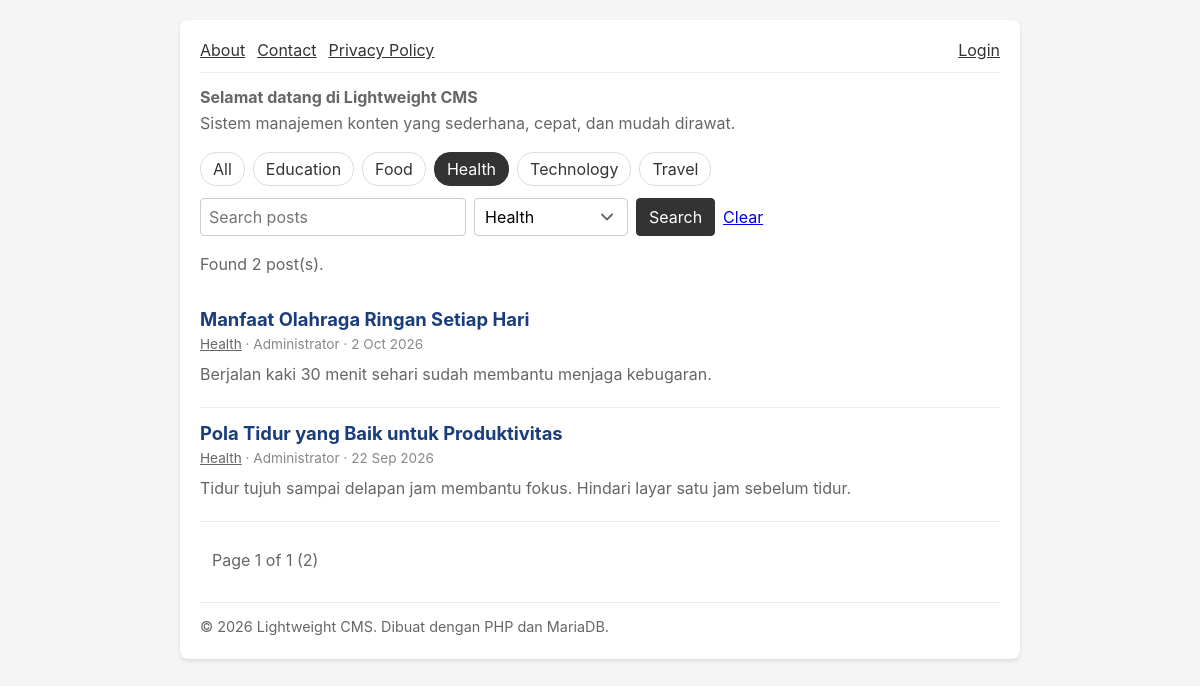
The app's page /index.php?category=4 with its own data.
### tables this page shows
CREATE TABLE IF NOT EXISTS t_single (
    id INT AUTO_INCREMENT PRIMARY KEY,
    user_id INT NOT NULL,
    title VARCHAR(255) NOT NULL,
    content MEDIUMTEXT NOT NULL,
    status ENUM('draft', 'published') NOT NULL DEFAULT 'draft',
    created_at DATETIME NOT NULL DEFAULT CURRENT_TIMESTAMP,
    updated_at DATETIME NOT NULL DEFAULT CURRENT_TIMESTAMP ON UPDATE CURRENT_TIMESTAMP,
    INDEX idx_single_status (status),
    FOREIGN KEY (user_id) REFERENCES t_user (id) ON DELETE RESTRICT
);

CREATE TABLE IF NOT EXISTS t_setting (
    id INT AUTO_INCREMENT PRIMARY KEY,
    setting_key VARCHAR(50) NOT NULL UNIQUE,
    setting_value TEXT NOT NULL
);

CREATE TABLE IF NOT EXISTS t_category (
    id INT AUTO_INCREMENT PRIMARY KEY,
    name VARCHAR(100) NOT NULL UNIQUE,
    description VARCHAR(255) NULL,
    created_at DATETIME NOT NULL DEFAULT CURRENT_TIMESTAMP,
    updated_at DATETIME NOT NULL DEFAULT CURRENT_TIMESTAMP ON UPDATE CURRENT_TIMESTAMP
);

CREATE TABLE IF NOT EXISTS t_post (
    id INT AUTO_INCREMENT PRIMARY KEY,
    user_id INT NOT NULL,
    category_id INT NULL,
    title VARCHAR(255) NOT NULL,
    content MEDIUMTEXT NOT NULL,
    excerpt VARCHAR(500) NULL,
    status ENUM('draft', 'published') NOT NULL DEFAULT 'draft',
    published_at DATETIME NULL,
    created_at DATETIME NOT NULL DEFAULT CURRENT_TIMESTAMP,
    updated_at DATETIME NOT NULL DEFAULT CURRENT_TIMESTAMP ON UPDATE CURRENT_TIMESTAMP,
    INDEX idx_post_status_published (status, published_at),
    FOREIGN KEY (user_id) REFERENCES t_user (id) ON DELETE RESTRICT,
    FOREIGN KEY (category_id) REFERENCES t_category (id) ON DELETE SET NULL
);

CREATE TABLE IF NOT EXISTS t_user (
    id INT AUTO_INCREMENT PRIMARY KEY,
    username VARCHAR(50) NOT NULL UNIQUE,
    email VARCHAR(100) NOT NULL UNIQUE,
    password_hash VARCHAR(255) NOT NULL,
    display_name VARCHAR(100) NOT NULL,
    bio TEXT NULL,
    role ENUM('admin', 'author') NOT NULL DEFAULT 'author',
    must_change_password TINYINT(1) NOT NULL DEFAULT 0,
    created_at DATETIME NOT NULL DEFAULT CURRENT_TIMESTAMP,
    updated_at DATETIME NOT NULL DEFAULT CURRENT_TIMESTAMP ON UPDATE CURRENT_TIMESTAMP
);

### config/database.php (called while the page is built, shortened)
<?php
function getDatabase() {
    try {
        $dsn = 'mysql:host=' . DB_HOST . ';dbname=' . DB_NAME . ';charset=utf8mb4';
        $pdo = new PDO($dsn, DB_USER, DB_PASS);
        $pdo->setAttribute(PDO::ATTR_ERRMODE, PDO::ERRMODE_EXCEPTION);
        return $pdo;
    } catch (PDOException $e) {
        throw new Exception('Database connection failed: ' . $e->getMessage());
    }
}

### models/single.php (called while the page is built)
<?php
function getPublishedSingles() {
    return getDatabase()->query("SELECT id, title FROM t_single WHERE status = 'published' ORDER BY id")->fetchAll(PDO::FETCH_ASSOC);
}

### utils/auth.php (called while the page is built, shortened)
<?php
function currentUser() {
    static $user = false;
    if ($user === false) {
        $user = null;
    }
    return $user;
}

### utils/image.php (called while the page is built, shortened)
<?php
function settingImages() {
    return [
        'banner' => ['label' => 'Header Banner', 'name' => 'header', 'types' => ['png']],
        'favicon' => ['label' => 'Favicon', 'name' => 'favicon', 'types' => ['png', 'ico']],
    ];
}
function settingImageUrl($key) {
    $images = settingImages();
    $newest = '';
    foreach ($images[$key]['types'] as $type) {
        $fileName = $images[$key]['name'] . '.' . $type;
        $path = SITES_DIR . '/' . $fileName;
    }
    return $newest;
}

### controllers/home.php (called while the page is built, shortened)
<?php
$bannerUrl = settingImageUrl('banner');
$headerText = getSetting('header_text');
$footerText = getSetting('footer_text');
$page_number = isset($_GET['p']) ? (int) $_GET['p'] : 1;
$keyword = isset($_GET['q']) && is_string($_GET['q']) ? mb_substr(trim($_GET['q']), 0, 100) : '';
$categoryId = isset($_GET['category']) && is_string($_GET['category']) && ctype_digit($_GET['category']) ? (int) $_GET['category'] : 0;
$categories = getCategories();
$filterParams = [];
if ($categoryId > 0) {
    $filterParams['category'] = $categoryId;
}
$pagination = getPagination(countPublishedPosts($categoryId, $keyword), $page_number, getPerPage());
$posts = getPublishedPosts($categoryId, $keyword, $pagination['per_page'], $pagination['offset']);

### models/setting.php (called while the page is built, shortened)
<?php
function getSetting($key, $default = '') {
    try {
        $pdo = getDatabase();
        $stmt = $pdo->prepare('SELECT setting_value FROM t_setting WHERE setting_key = ?');
        $stmt->execute([$key]);
        $value = $stmt->fetchColumn();
        return $value === false ? $default : $value;
    } catch (Exception $e) {
        return $default;
    }
}
function getPerPage() {
    $perPage = (int) getSetting('per_page', 5);
    return $perPage > 0 ? $perPage : 5;
}

### utils/html.php (called while the page is built, shortened)
<?php
function sanitizeHtml($html) {
    $doc = new DOMDocument();
    $doc->loadHTML('<?xml encoding="utf-8"?><div id="root">' . $html . '</div>', LIBXML_NOERROR | LIBXML_NOWARNING);
    $root = $doc->getElementById('root');
    $result = '';
    foreach ($root->childNodes as $child) {
        $result .= $doc->saveHTML($child);
    }
    return $result;
}
function cleanHtmlNode($node) {
    foreach (iterator_to_array($node->childNodes) as $child) {
        if ($child->nodeType === XML_TEXT_NODE) {
            continue;
        }
        $tag = strtolower($child->nodeName);
    }
}

### models/category.php (called while the page is built)
<?php
function getCategories() {
    return getDatabase()->query('SELECT id, name FROM t_category ORDER BY name')->fetchAll(PDO::FETCH_ASSOC);
}

### models/post.php (called while the page is built, shortened)
<?php
function publishedPostCondition($categoryId, $keyword) {
    $where = ["p.status = 'published'"];
    $params = [];
    if ($categoryId > 0) {
        $where[] = 'p.category_id = :category_id';
        $params['category_id'] = (int) $categoryId;
    }
    return [' WHERE ' . implode(' AND ', $where), $params];
}
function countPublishedPosts($categoryId, $keyword) {
    [$where, $params] = publishedPostCondition($categoryId, $keyword);
    $stmt = getDatabase()->prepare('SELECT COUNT(*) FROM t_post p' . $where);
    $stmt->execute($params);
    return (int) $stmt->fetchColumn();
}
function getPublishedPosts($categoryId, $keyword, $limit, $offset) {
    [$where, $params] = publishedPostCondition($categoryId, $keyword);
    $sql = 'SELECT p.id, p.title, p.content, p.excerpt, p.category_id, c.name AS category_name, u.display_name AS author_name,
                   COALESCE(p.published_at, p.created_at) AS shown_at
            FROM t_post p
            JOIN t_user u ON u.id = p.user_id
            LEFT JOIN t_category c ON c.id = p.category_id' . $where . '
            ORDER BY shown_at DESC, p.id DESC
            LIMIT :limit OFFSET :offset';
    $stmt = getDatabase()->prepare($sql);
    foreach ($params as $name => $value) {
        $stmt->bindValue(':' . $name, $value);
    }
    $stmt->bindValue(':limit', (int) $limit, PDO::PARAM_INT);
    $stmt->bindValue(':offset', (int) $offset, PDO::PARAM_INT);
    $stmt->execute();
    return $stmt->fetchAll(PDO::FETCH_ASSOC);
}
function postSnippet($post, $length = 200) {
    $excerpt = trim((string) ($post['excerpt'] ?? ''));
    if ($excerpt !== '') {
        return $excerpt;
    }
    $content = preg_replace('/<\/?(?:p|br|div|li|ul|ol|h[1-6]|blockquote|pre|tr|td)\b[^>]*>/i', ' ', (string) $post['content']);
    $text = html_entity_decode(strip_tags($content), ENT_QUOTES, 'UTF-8');
    $text = trim(preg_replace('/\s+/u', ' ', $text));
    return mb_strlen($text) > $length ? mb_substr($text, 0, $length) . '...' : $text;
}

### views/home.php (the view, shortened to what this page needs)
<?php include __DIR__ . '/header.php'; ?>
        <div class="home-bar">
            <nav class="category-menu">
                <a href="index.php" class="<?= $categoryId === 0 ? 'active' : '' ?>">All</a>
                <?php foreach ($categories as $category): ?>
                    <a href="index.php?category=<?= (int) $category['id'] ?>" class="<?= $categoryId === (int) $category['id'] ? 'active' : '' ?>"><?= htmlspecialchars($category['name']) ?></a>
                <?php endforeach; ?>
            </nav>
            <form method="get" action="index.php" class="search-form home-search">
                <input type="text" name="q" value="<?= htmlspecialchars($keyword) ?>" placeholder="Search posts" maxlength="100">
                <select name="category">
                    <?php foreach ($categories as $category): ?>
                        <option value="<?= (int) $category['id'] ?>" <?= $categoryId === (int) $category['id'] ? 'selected' : '' ?>><?= htmlspecialchars($category['name']) ?></option>
                    <?php endforeach; ?>
                </select>
                <button type="submit">Search</button>
                <?php if ($filterParams): ?>
                    <a href="index.php">Clear</a>
                <?php endif; ?>
            </form>
        </div>
        <?php if ($filterParams): ?>
            <p>Found <?= (int) $pagination['total_data'] ?> post(s).</p>
        <?php endif; ?>
        <?php foreach ($posts as $post): ?>
            <article class="post-item">
                <h2><a href="index.php?page=post&amp;id=<?= (int) $post['id'] ?>"><?= htmlspecialchars($post['title']) ?></a></h2>
                <p class="post-meta">
                    <?php if ($post['category_name'] !== null): ?>
                        <a href="index.php?category=<?= (int) $post['category_id'] ?>"><?= htmlspecialchars($post['category_name']) ?></a> &middot;
                    <?php endif; ?>
                    <?= htmlspecialchars($post['author_name']) ?> &middot; <?= htmlspecialchars(date('j M Y', strtotime($post['shown_at']))) ?>
                </p>
                <p><?= htmlspecialchars(postSnippet($post)) ?></p>
            </article>
        <?php endforeach; ?>
        <?= renderPagination($pagination, $filterParams) ?>
<?php include __DIR__ . '/footer.php'; ?>

### views/public-nav.php
<nav class="nav public-nav">
    <div class="public-menu">
        <?php foreach ($publicSingles as $single): ?>
            <a href="index.php?page=single&amp;id=<?= (int) $single['id'] ?>"><?= htmlspecialchars($single['title']) ?></a>
        <?php endforeach; ?>
    </div>
    <div class="public-user">
        <?php if ($navUser): ?>
            <a href="index.php?page=dashboard"><?= htmlspecialchars($navUser['display_name']) ?></a>
        <?php else: ?>
            <a href="index.php?page=login">Login</a>
        <?php endif; ?>
    </div>
</nav>

### views/public-header.php (shortened to what this page needs)
<?php if ($bannerUrl !== '' || trim($headerText) !== ''): ?>
        <header class="site-header">
            <?php if (trim($headerText) !== ''): ?>
                <div class="site-header-text"><?= sanitizeHtml($headerText) ?></div>
            <?php endif; ?>
        </header>
<?php endif; ?>

### views/public-footer.php
<?php if (trim($footerText) !== ''): ?>
        <footer class="site-footer"><?= sanitizeHtml($footerText) ?></footer>
<?php endif; ?>

### public/css/style.css (style rules this page uses)
body { font-family: -apple-system, BlinkMacSystemFont, "Segoe UI", sans-serif; margin: 0; padding: 20px; background: #f5f5f5; }
p { color: #666; line-height: 1.6; }
.nav { display: flex; flex-wrap: wrap; align-items: center; gap: 12px; padding-bottom: 12px; margin-bottom: 12px; border-bottom: 1px solid #eee; }
.nav a { color: #333; }
button { padding: 8px 12px; border: 1px solid #333; border-radius: 4px; background: #333; color: white; font: inherit; cursor: pointer; }
.search-form { display: flex; flex-wrap: wrap; align-items: center; gap: 8px; margin-bottom: 12px; }
.search-form input[type="text"] { flex: 1; min-width: 180px; max-width: 320px; padding: 8px; border: 1px solid #ccc; border-radius: 4px; font: inherit; }
.site-header { margin-bottom: 16px; }
.site-header-text, .site-footer { color: #666; line-height: 1.6; }
.site-header-text > :first-child, .site-footer > :first-child { margin-top: 0; }
.site-header-text > :last-child, .site-footer > :last-child { margin-bottom: 0; }
.site-footer { margin-top: 24px; padding-top: 12px; border-top: 1px solid #eee; font-size: 0.9em; }
.search-form select { padding: 8px 36px 8px 10px; border: 1px solid #ccc; border-radius: 4px; font: inherit; appearance: none; }
.public-nav { justify-content: space-between; }
.public-menu, .public-user { display: flex; flex-wrap: wrap; align-items: center; gap: 12px; }
.home-bar { display: flex; flex-wrap: wrap; align-items: center; justify-content: space-between; gap: 12px; margin: 16px 0; }
.category-menu { display: flex; flex-wrap: wrap; gap: 8px; }
.category-menu a { padding: 6px 12px; border: 1px solid #ddd; border-radius: 16px; color: #333; text-decoration: none; background: white; }
.category-menu a.active { background: #333; border-color: #333; color: white; }
.home-search { margin-bottom: 0; }
.post-item { padding: 14px 0; border-bottom: 1px solid #eee; }
.post-item h2 { margin: 0 0 4px; font-size: 1.15em; }
.post-item h2 a { color: #1a3d7c; text-decoration: none; }
.post-meta { margin: 0 0 6px; font-size: 0.85em; color: #888; }
.post-meta a { color: #666; }
.post-item p { margin: 0 0 6px; }

### records on screen
t_single: title "About"
t_single: title "Contact"
t_single: title "Privacy Policy"
t_setting: setting_value "Selamat datang di Lightweight CMS Sistem manajemen konten yang sederhana, cepat, dan mudah dirawat."
t_category: name "Education"
t_category: name "Food"
t_category: name "Health"
t_category: name "Technology"
t_category: name "Travel"
t_post: title "Manfaat Olahraga Ringan Setiap Hari", category.name "Health", user.display_name "Administrator", shown_at "2 Oct 2026", excerpt "Berjalan kaki 30 menit sehari sudah membantu menjaga kebugaran."
t_post: title "Pola Tidur yang Baik untuk Produktivitas", category.name "Health", user.display_name "Administrator", shown_at "22 Sep 2026", content "Tidur tujuh sampai delapan jam membantu fokus. Hindari layar satu jam sebelum tidur."
t_setting: setting_value "© 2026 Lightweight CMS. Dibuat dengan PHP dan MariaDB."

### other values on screen
$pagination['total_data'] "2"
$current "1"
$total "1"
form field category "Health"
